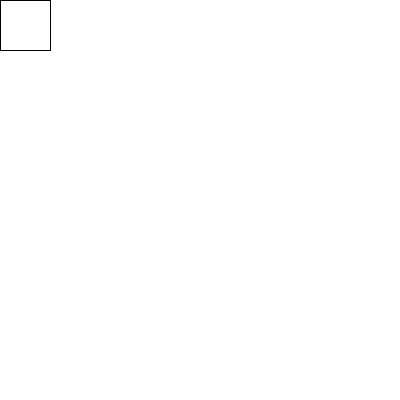
Frame 1 (no input)
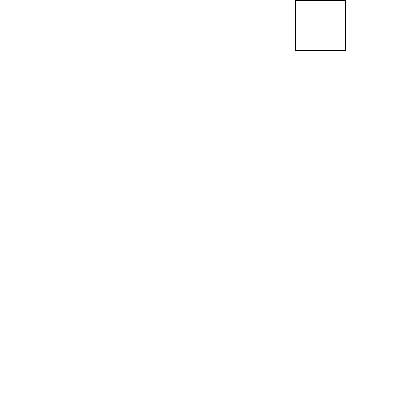
Frame 60 (the mouse pressed at the canvas centre just before this capture)
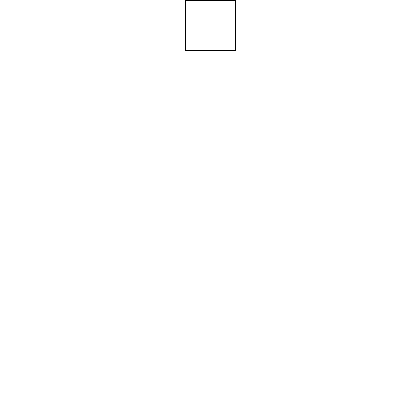
Frame 120 (the mouse held since frame 60 and released just before this capture)

The Processing sketch that drew these frames (run headless with seeded random() and noise(); from frame 60 on, the mouse is pressed at the canvas centre):

// Processing sketch: interactive3
// ── interactive3.pde
// Las variables que definimos al principio del sketch
// son globales y las podemos usar en cualquier funcion
int ancho = 50;
int alto = 50;
// variable de posición
int posX = 0;
int posY = 0;

void setup() {
  size(400, 400);
  background(255);
}

void draw() {
  //antes de dibujar pintamos el fondo de nuevo
  background(255);
  //alto = alto+2;
  // usamos las variables para dibujar
  rect(posX, posY, ancho, alto);
  // despues de dibujar, voy a cambiar un valor de posX
  
  // devuelve posX a 0, si posX > width
  if (posX > width){
    posX = 0;
  } else{
    posX = posX+5;
  }
 
  
  print("posX: "); print(posX);
  print("\t posY: "); println(posY);
}
